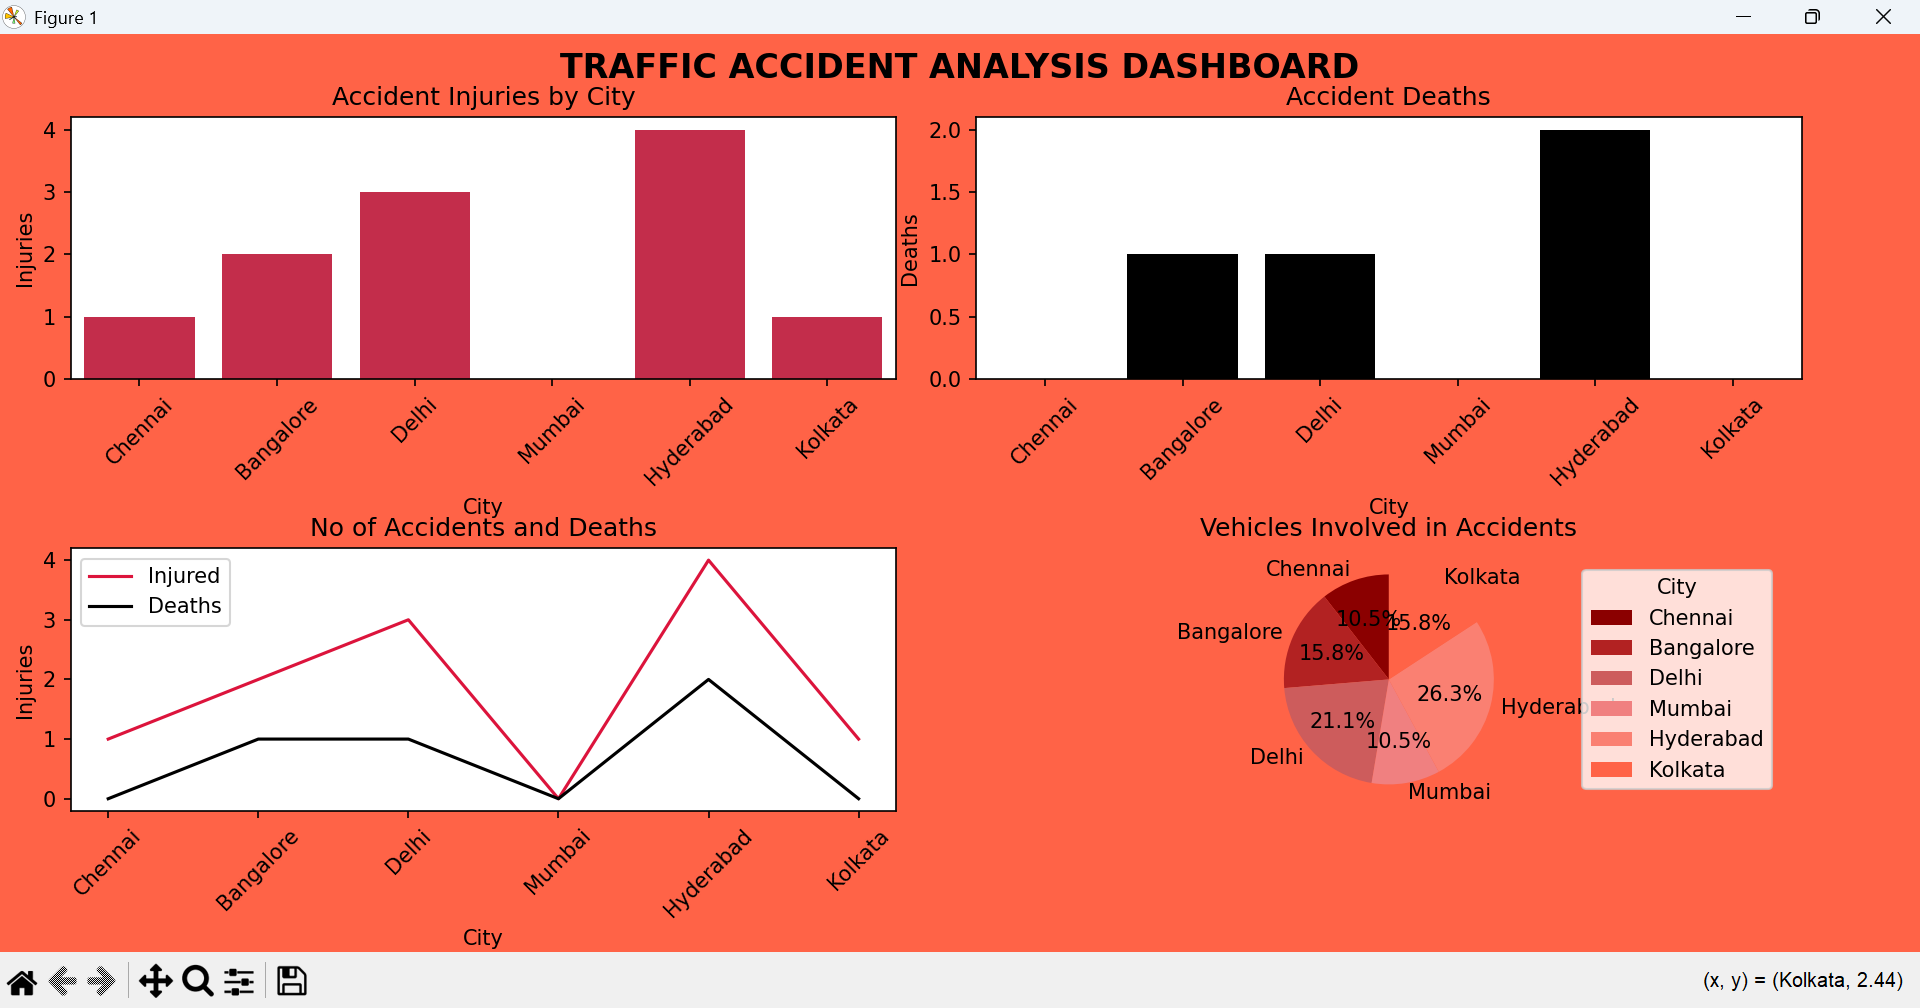

Python code for this plot:
import numpy as np
import pandas as pd
import matplotlib.pyplot as plt
import seaborn as sns
class TrafficAccident:
    def __init__(self,file):
        self.dp=pd.read_csv(file)
    def details(self):
        print("==========DATA==========")
        print(self.dp)
        count=self.dp['City'].count()
        print("\nNo of Accident occur in India:",count)
        print("\nAccident Cities:",self.dp['City'])
        M_injured=self.dp['Injuries'].idxmax()
        L_injured=self.dp['Injuries'].idxmin()
        print("\nMost Injured City:",self.dp.loc[M_injured])
        print("\nLeast Injured City:",self.dp.loc[L_injured])
        M_Deaths=self.dp['Deaths'].idxmax()
        L_Deaths=self.dp['Deaths'].idxmin()
        print("\nMost Deaths City:",self.dp.loc[M_Deaths])
        print("\nLeast Deaths City:",self.dp.loc[L_Deaths])
        print("\nDuring Accident Weather Condition:",self.dp[['City','Weather']])
        print("\nAverage Deaths:",np.mean(self.dp['Deaths']))
    
    def plot(self):
        plt.figure(figsize=(18,8),facecolor='tomato')

        plt.subplot(2,2,1)
        sns.barplot(x=self.dp['City'],y=self.dp['Injuries'],color='crimson')
        plt.title("Accident Injuries by City")
        plt.xticks(rotation=45)

        plt.subplot(2,2,2)
        sns.barplot(x=self.dp['City'],y=self.dp['Deaths'],color='black')
        plt.title("Accident Deaths")
        plt.xticks(rotation=45)

        plt.subplot(2,2,3)
        sns.lineplot(x=self.dp['City'],y=self.dp['Injuries'],color='crimson',label='Injured')
        sns.lineplot(x=self.dp['City'],y=self.dp['Deaths'],color='black',label='Deaths')
        plt.title("No of Accidents and Deaths")
        plt.xticks(rotation=45)

        plt.subplot(2,2,4)
        plt.pie(
            self.dp['VehiclesInvolved'],
            labels=self.dp['City'],
            autopct='%1.1f%%',
            colors=['darkred','firebrick','indianred','lightcoral','salmon','tomato'],
            startangle=90
        )
        plt.title("Vehicles Involved in Accidents")
        plt.legend(title="City",loc="right",bbox_to_anchor=(2, 0.5))

        plt.suptitle("TRAFFIC ACCIDENT ANALYSIS DASHBOARD",fontsize=16,color='black',fontweight='bold')
        
        plt.tight_layout()
        plt.show()
TA=TrafficAccident('Traffic_data.csv')
TA.details()
TA.plot()
